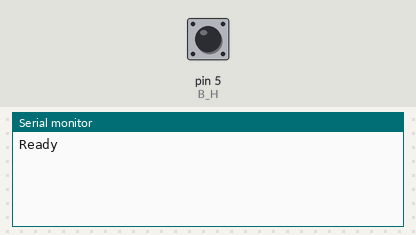
Recording of a sketch running on a simulated Arduino Uno, built with avr-gcc and run on an emulated ATmega328P. Parts: the last lines printed to the serial monitor. The inputs (shaded band) are chosen by the test bench; at power-on: pin 5 (B_H) HIGH.

Above: at 1.2 s.
1.3 s: pin 5 (B_H) pulled LOW for 0.15 s
At 1.6 s:
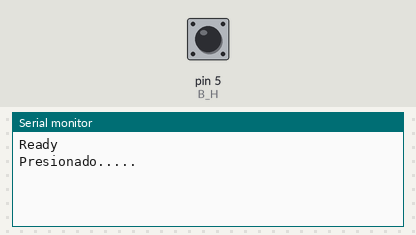
At 3.1 s:
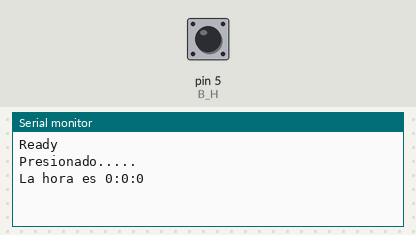
Timing chart, 0 to 4.6 s (numbered marks = the images above; inputs shaded):
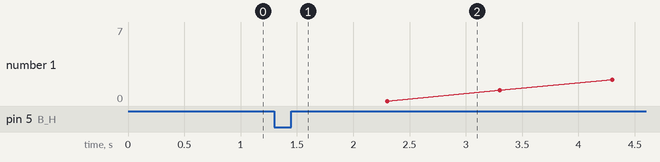

The sketch:

Clock_PushButton.ino
```cpp
#define B_H 5
#define B_M 6
#define B_S 7
int Hstatus=0;
int conf=0;
int status=1;//1 hora, 2 minuto 3 segundo
int h;
int m;
int s;
void time(){
  char buffer [40];
  if (digitalRead(B_H) == LOW){//Si es presionado
    Serial.println("Presionado.....");
    delay(1000);
    h=00;
    m=00;
    while (h<=23){
      while(m<=59){
        for (s=00; s<=59; s++){
          sprintf(buffer,"La hora es %d:%d:%d",h,m,s);
          // Serial.println(s);
          Serial.println(buffer);
          delay(1000);
        }
        m=m+1;
        if(m==60){
          m=00;
          h=h+1;
          if (h==24){
            h=0;
            }
          }
        }
      }
    }
  }

void setup() {
  // put your setup code here, to run once:
  pinMode(B_H, INPUT_PULLUP);
  Serial.begin(19200);
  Serial.println("Ready");

}
void loop() {
  // put your main code here, to run repeatedly:
  time();
}
```

Measured:
- after the input at 1.3 s, the serial monitor: prints a new line at once (image 1)
